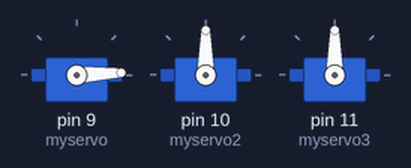
Recording of a sketch running on a simulated Arduino Uno, built with avr-gcc and run on an emulated ATmega328P. Parts: 3 × servo.

Above: at 0.05 s.
At 1.1 s:
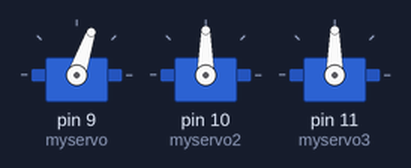
At 2.15 s:
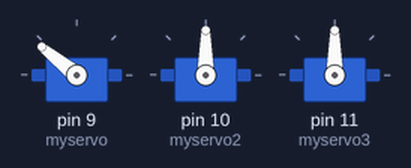
At 4.3 s:
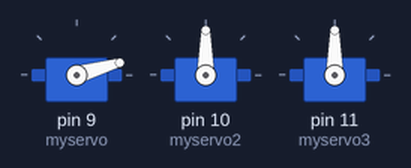
At 6.55 s:
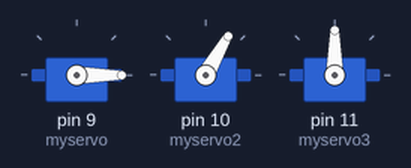
At 8.8 s:
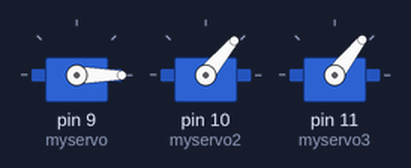
Timing chart, 0 to 11.5 s (numbered marks = the images above):
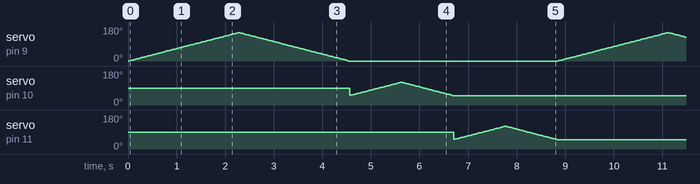

The sketch:

MG_996R_Servo_Test.ino
```cpp
#include <Servo.h>

Servo myservo;
Servo myservo2;
Servo myservo3;

int pos = 0;
int pos2 = 0;
int pos3 = 0;

void setup() {
  // put your setup code here, to run once:
  myservo.attach(9);
  myservo2.attach(10);
  myservo3.attach(11);
}

void loop() {
  // Servo 1
  for(pos = 0; pos <= 150; pos += 1) {
    myservo.write(pos);
    delay(15);
  }

  for(pos = 150; pos >= 0; pos -= 1) {
    myservo.write(pos);
    delay(15);
  }

  // Servo 2
  for(pos2 = 50; pos2 <= 120; pos2 += 1) {
    myservo2.write(pos2);
    delay(15);
  }

  for(pos2 = 120; pos2 >= 50; pos2 -= 1) {
    myservo2.write(pos2);
    delay(15);
  }

  //Servo 3
  for(pos3 = 50; pos3 <= 120; pos3 += 1) {
    myservo3.write(pos3);
    delay(15);
  }

  for(pos3 = 120; pos3 >= 50; pos3 -= 1) {
    myservo3.write(pos3);
    delay(15);
  }
}
```
